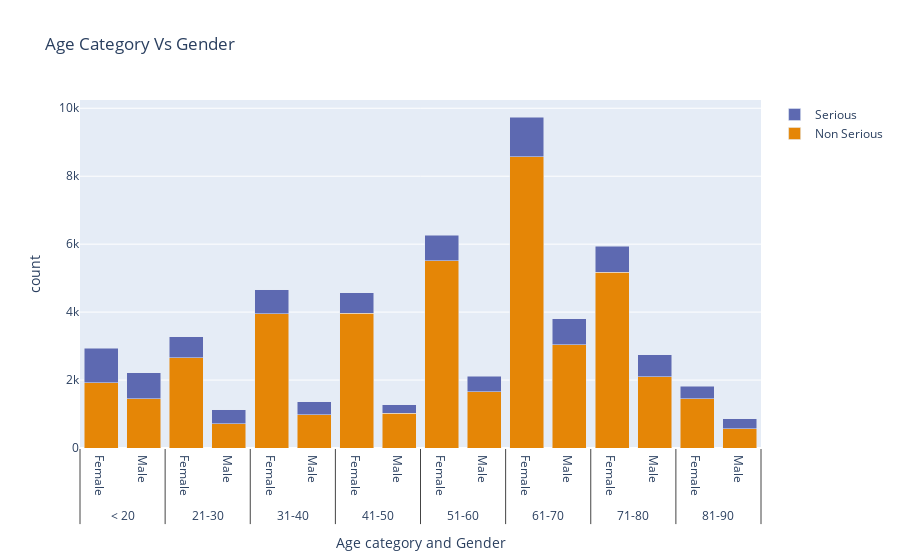

The cell this chart's notebook holds for it:
### Code cell
age_serious_sex = df[['AGE_YRS','SEX', 'SERIOUS']]
map_dict_s = {1: "Serious", 0 : "Non Serious"}
map_dict = {1: "Male", 0 : "Female"}
age_serious_sex["SERIOUS"] = age_serious_sex["SERIOUS"].map(map_dict_s)
age_serious_sex["SEX"] = age_serious_sex["SEX"].map(map_dict)
bins = [10, 20, 30, 40, 50, 60,70,80,90]
group = ['< 20', '21-30', '31-40', '41-50', '51-60', '61-70', '71-80', '81-90']
categories = pd.cut(age_serious_sex['AGE_YRS'], bins, labels=group)

age_serious_sex['AGE_CATEGORY'] = categories
age_serious_sex1 = (age_serious_sex.groupby(['AGE_CATEGORY','SEX', 'SERIOUS']).size()  
   .reset_index(name='count'))

fig = go.Figure()

fig.update_layout(
    template="plotly",
    xaxis=dict(title_text="Age category and Gender"),
    yaxis=dict(title_text="count"),
    title="Age Category Vs Gender",
    barmode="stack",
)

colors = ['rgb(229, 134, 6)', 'rgb(93, 105, 177)']
for r, c in zip(age_serious_sex1.SERIOUS.unique(), colors):
    plot_df = age_serious_sex1[age_serious_sex1.SERIOUS == r]
    fig.add_trace(
        go.Bar(x=[plot_df.AGE_CATEGORY, plot_df.SEX], y=plot_df['count'], name=r, marker_color=c),
    )

fig

### Figure 1 — Plotly figure (JSON) as saved in the notebook; plotly's stock layout.template omitted (floating-point values rounded to 4 significant figures)
{"data": [{"marker": {"color": "rgb(229, 134, 6)"}, "name": "Non Serious", "type": "bar", "x": [["< 20", "< 20", "21-30", "21-30", "31-40", "31-40", "41-50", "41-50", "51-60", "51-60", "61-70", "61-70", "71-80", "71-80", "81-90", "81-90"], ["Female", "Male", "Female", "Male", "Female", "Male", "Female", "Male", "Female", "Male", "Female", "Male", "Female", "Male", "Female", "Male"]], "y": [1927, 1453, 2662, 720, 3947, 981, 3966, 1018, 5509, 1649, 8572, 3046, 5180, 2090, 1445, 562]}, {"marker": {"color": "rgb(93, 105, 177)"}, "name": "Serious", "type": "bar", "x": [["< 20", "< 20", "21-30", "21-30", "31-40", "31-40", "41-50", "41-50", "51-60", "51-60", "61-70", "61-70", "71-80", "71-80", "81-90", "81-90"], ["Female", "Male", "Female", "Male", "Female", "Male", "Female", "Male", "Female", "Male", "Female", "Male", "Female", "Male", "Female", "Male"]], "y": [1011, 756, 614, 406, 717, 382, 604, 259, 746, 470, 1159, 754, 758, 649, 367, 299]}], "layout": {"autosize": true, "barmode": "stack", "title": {"text": "Age Category Vs Gender"}, "xaxis": {"autorange": true, "range": [-0.5, 15.5], "title": {"text": "Age category and Gender"}, "type": "multicategory"}, "yaxis": {"autorange": true, "range": [0, 10240.0], "title": {"text": "count"}, "type": "linear"}}}
